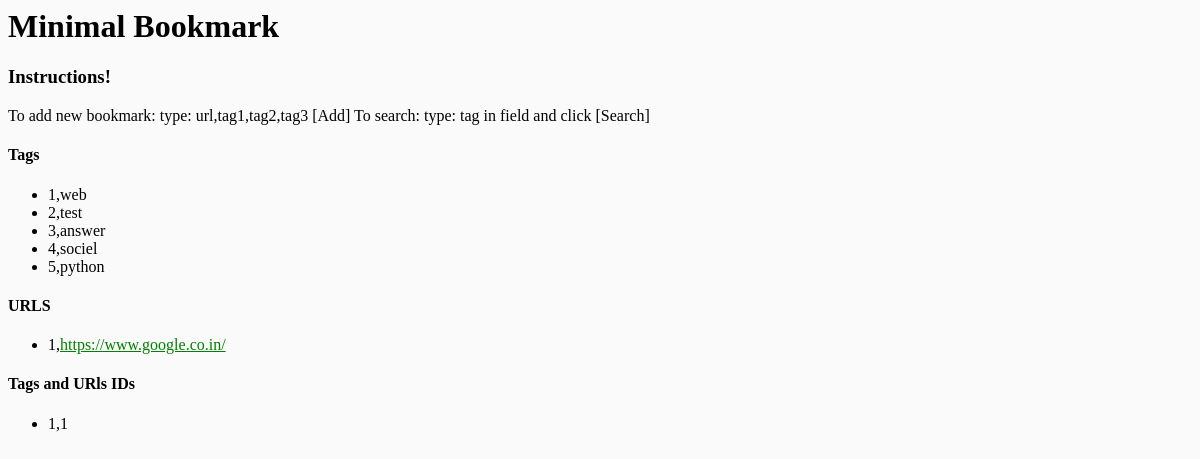
Before: / with the older database file.
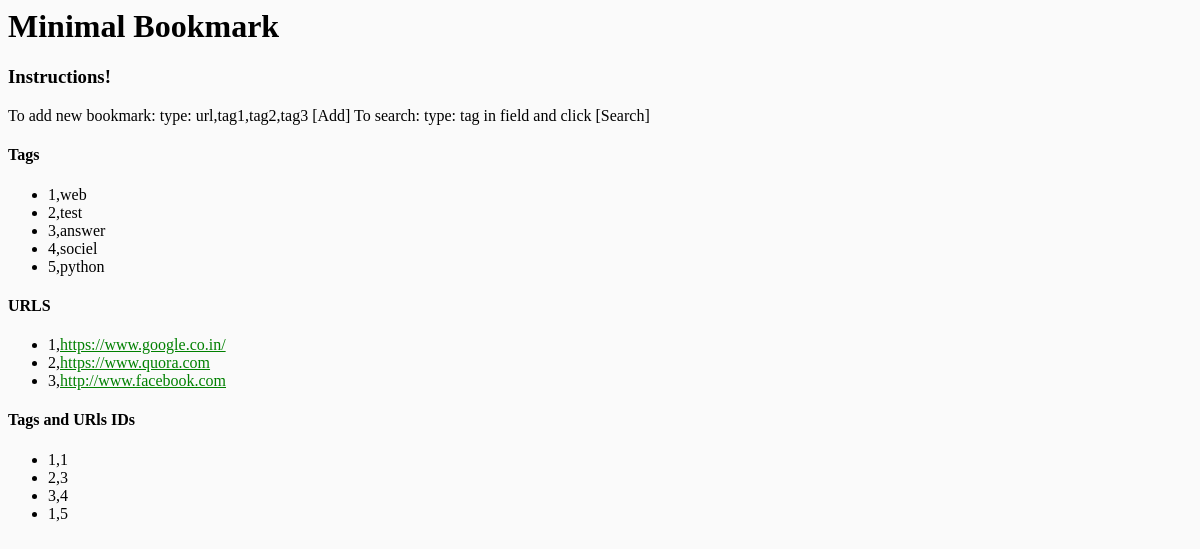
After: the same page with the newer database file.
### bookmark/models.py (models this page shows, shortened)
@python_2_unicode_compatible
class T_Tag(models.Model):
	TagID = models.AutoField(primary_key=True)
	Tag = models.CharField(max_length=100)
	def __str__(self):
		return str(self.TagID)

@python_2_unicode_compatible
class T_URL(models.Model):
	URLID= models.AutoField(primary_key=True)
	URL = models.CharField(max_length=1000)
	def __str__(self):
		return str(self.URLID)

@python_2_unicode_compatible
class T_URL_Tag(models.Model):
	URLID = models.ForeignKey(T_URL, on_delete=models.CASCADE)
	TAGID = models.ForeignKey(T_Tag, on_delete=models.CASCADE)

### bookmark/views.py (the view)
# urls.py: url(r'^$', views.IndexView.as_view(), name='index'),
class IndexView(generic.ListView):
	context_object_name = 'url_tag_list'
	template_name = 'bookmark/index.html'
	queryset = T_URL_Tag.objects.all()
	def get_context_data(self, **kwargs):
		context = super(IndexView, self).get_context_data(**kwargs)
		context['url_list'] = T_URL.objects.all()
		context['tag_list'] = T_Tag.objects.all()
		return context

### bookmark/templates/bookmark/index.html (shortened to what this page needs)
{% load staticfiles %}
{% load staticfiles %}
<link rel="stylesheet" type="text/css" href="{% static 'bookmark/style.css' %}" />
<h1>Minimal Bookmark</h1>
<h3>Instructions!</h3>
<p>
    To add new bookmark: type: url,tag1,tag2,tag3 [Add]
    To search: type: tag in field and click [Search]
</p>
<h4>Tags</h4>
<div id="tags">
{% if tag_list %}
    <ul>
    {% for tagRow in tag_list %}
        <li>{{tagRow.TagID}},{{ tagRow.Tag }}</li>
    {% endfor %}
    </ul>
{% else %}
    <p>No tags are available.</p>
{% endif %}
</div>
<h4>URLS</h4>
<div id="url">
{% if url_list %}
    <ul>
    {% for urlRow in url_list %}
        <li>{{urlRow.URLID}},<a href="{{ urlRow.URL }}">{{ urlRow.URL }}</a>
</li>
    {% endfor %}
    </ul>
{% else %}
    <p>No URL are available.</p>
{% endif %}
</div>
<h4>Tags and URls IDs</h4>
<div id="url">
{% if url_tag_list %}
    <ul>
    {% for urlTagRow in url_tag_list %}
        <li>{{urlTagRow.URLID}},{{ urlTagRow.TAGID }}</li>
    {% endfor %}
    </ul>
{% else %}
    <p>No URL are available.</p>
{% endif %}
</div>

### bookmark/static/bookmark/style.css (style rules this page uses)
li a { color: green; }

Changed rows visible on the page:
added T_URL: URLID "2", URL "https://www.quora.com"
added T_URL: URLID "3", URL "http://www.facebook.com"
added T_URL_Tag: URLID "2", TAGID "3"
added T_URL_Tag: URLID "3", TAGID "4"
added T_URL_Tag: URLID "1", TAGID "5"
